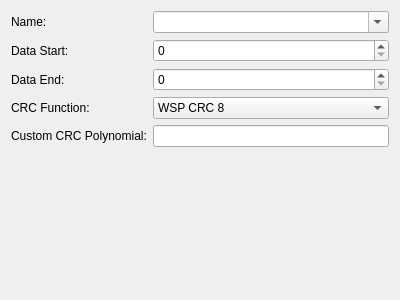
<?xml version="1.0" encoding="UTF-8"?>
<ui version="4.0">
 <class>DialogCRC</class>
 <widget class="QDialog" name="DialogCRC">
  <property name="geometry">
   <rect>
    <x>0</x>
    <y>0</y>
    <width>400</width>
    <height>300</height>
   </rect>
  </property>
  <property name="windowTitle">
   <string>Configure CRC</string>
  </property>
  <layout class="QGridLayout" name="gridLayout">
   <item row="0" column="0">
    <widget class="QLabel" name="label_4">
     <property name="sizePolicy">
      <sizepolicy hsizetype="Maximum" vsizetype="Preferred">
       <horstretch>0</horstretch>
       <verstretch>0</verstretch>
      </sizepolicy>
     </property>
     <property name="text">
      <string>Name:</string>
     </property>
    </widget>
   </item>
   <item row="1" column="1">
    <widget class="QSpinBox" name="spinBoxDataStart">
     <property name="toolTip">
      <string>Negative values are allowed.</string>
     </property>
    </widget>
   </item>
   <item row="2" column="1">
    <widget class="QSpinBox" name="spinBoxDataEnd">
     <property name="toolTip">
      <string>Negative values are allowed.</string>
     </property>
    </widget>
   </item>
   <item row="1" column="0">
    <widget class="QLabel" name="label">
     <property name="toolTip">
      <string>Negative values are allowed.</string>
     </property>
     <property name="text">
      <string>Data Start:</string>
     </property>
    </widget>
   </item>
   <item row="3" column="1">
    <widget class="QComboBox" name="comboBoxCRCFunction">
     <item>
      <property name="text">
       <string>WSP CRC 8</string>
      </property>
     </item>
     <item>
      <property name="text">
       <string>WSP CRC 4</string>
      </property>
     </item>
    </widget>
   </item>
   <item row="5" column="1">
    <spacer name="verticalSpacer">
     <property name="orientation">
      <enum>Qt::Vertical</enum>
     </property>
     <property name="sizeHint" stdset="0">
      <size>
       <width>20</width>
       <height>107</height>
      </size>
     </property>
    </spacer>
   </item>
   <item row="0" column="1">
    <widget class="QComboBox" name="comboBoxCRCName">
     <property name="editable">
      <bool>true</bool>
     </property>
    </widget>
   </item>
   <item row="2" column="0">
    <widget class="QLabel" name="label_2">
     <property name="toolTip">
      <string>Negative values are allowed.</string>
     </property>
     <property name="text">
      <string>Data End:</string>
     </property>
    </widget>
   </item>
   <item row="3" column="0">
    <widget class="QLabel" name="label_3">
     <property name="text">
      <string>CRC Function:</string>
     </property>
    </widget>
   </item>
   <item row="4" column="0">
    <widget class="QLabel" name="label_5">
     <property name="text">
      <string>Custom CRC Polynomial:</string>
     </property>
    </widget>
   </item>
   <item row="4" column="1">
    <widget class="QLineEdit" name="lineEditCRCPolynomial"/>
   </item>
  </layout>
 </widget>
 <resources/>
 <connections/>
</ui>
